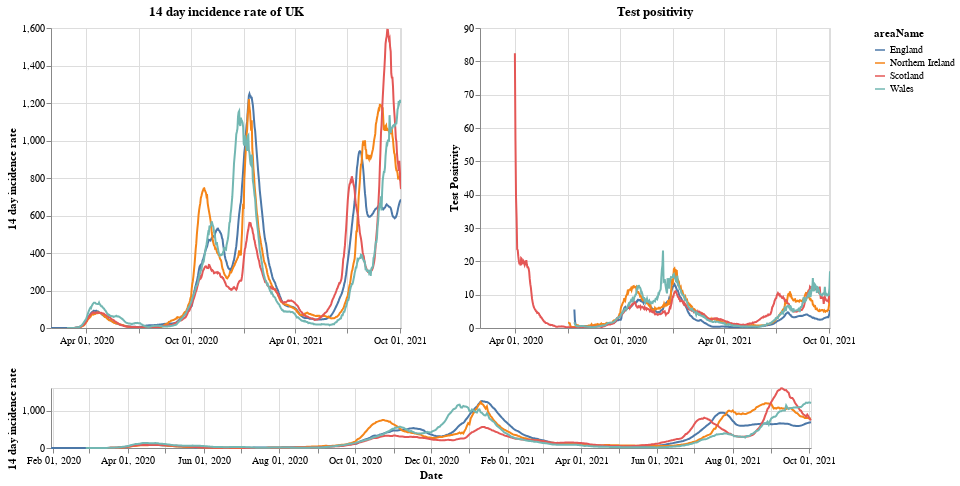

Notebook cell for this chart:
### Markdown cell above
# Plots

First a plot with each country in the UK. The top right shows the positivity rate for (which is the percentage of registered tests which were positive) while the top left is the 14 day incidence rate. The bottom chart can be used to select the timeframe (does not work on a mobile device).

### Code cell
#collapse
brush = alt.selection(type='interval', name='DateBrush',encodings=['x'],fields=['Time'])
leg_selection = alt.selection_multi(fields=['areaName'], bind='legend')

base = alt.Chart(uk_cases).mark_line().encode(
    x=alt.X("yearmonthdate(date):T", axis=alt.Axis(title='Date')),
    y=alt.Y("twoWeeklyCasesRate:Q", axis=alt.Axis(title='14 day incidence rate')),
    tooltip=['areaName', 'date','twoWeeklyCasesRate', 'testPositivity'],
    color='areaName',
    opacity=alt.condition(leg_selection, alt.value(2), alt.value(0.1))
).add_selection(leg_selection).properties(width=350)

upper = base.encode(alt.X('yearmonthdate(date):T', axis=alt.Axis(title=''),
                         scale=alt.Scale(domain=brush))
                   ).properties(title=f'14 day incidence rate of UK')
upper_right = upper.encode(alt.Y('testPositivity:Q', axis=alt.Axis(title='Test Positivity'))).properties(title='Test positivity')
lower = base.properties(height=60, width = 760).add_selection(brush)

(upper | upper_right) & lower

### Figure 1 — Vega-Lite specification as saved in the notebook (floating-point values rounded to 4 significant figures; data arrays with more than 128 entries replaced by an {"elided": "..."} marker saying what was removed)
{"config": {"view": {"continuousWidth": 400, "continuousHeight": 300}}, "vconcat": [{"hconcat": [{"mark": "line", "encoding": {"color": {"type": "nominal", "field": "areaName"}, "opacity": {"condition": {"value": 2, "selection": "selector001"}, "value": 0.1}, "tooltip": [{"type": "nominal", "field": "areaName"}, {"type": "temporal", "field": "date"}, {"type": "quantitative", "field": "twoWeeklyCasesRate"}, {"type": "quantitative", "field": "testPositivity"}], "x": {"type": "temporal", "axis": {"title": ""}, "field": "date", "scale": {"domain": {"selection": "DateBrush"}}, "timeUnit": "yearmonthdate"}, "y": {"type": "quantitative", "axis": {"title": "14 day incidence rate"}, "field": "twoWeeklyCasesRate"}}, "selection": {"selector001": {"type": "multi", "fields": ["areaName"], "bind": "legend"}}, "title": "14 day incidence rate of UK", "width": 350}, {"mark": "line", "encoding": {"color": {"type": "nominal", "field": "areaName"}, "opacity": {"condition": {"value": 2, "selection": "selector001"}, "value": 0.1}, "tooltip": [{"type": "nominal", "field": "areaName"}, {"type": "temporal", "field": "date"}, {"type": "quantitative", "field": "twoWeeklyCasesRate"}, {"type": "quantitative", "field": "testPositivity"}], "x": {"type": "temporal", "axis": {"title": ""}, "field": "date", "scale": {"domain": {"selection": "DateBrush"}}, "timeUnit": "yearmonthdate"}, "y": {"type": "quantitative", "axis": {"title": "Test Positivity"}, "field": "testPositivity"}}, "selection": {"selector001": {"type": "multi", "fields": ["areaName"], "bind": "legend"}}, "title": "Test positivity", "width": 350}]}, {"mark": "line", "encoding": {"color": {"type": "nominal", "field": "areaName"}, "opacity": {"condition": {"value": 2, "selection": "selector001"}, "value": 0.1}, "tooltip": [{"type": "nominal", "field": "areaName"}, {"type": "temporal", "field": "date"}, {"type": "quantitative", "field": "twoWeeklyCasesRate"}, {"type": "quantitative", "field": "testPositivity"}], "x": {"type": "temporal", "axis": {"title": "Date"}, "field": "date", "timeUnit": "yearmonthdate"}, "y": {"type": "quantitative", "axis": {"title": "14 day incidence rate"}, "field": "twoWeeklyCasesRate"}}, "height": 60, "selection": {"selector001": {"type": "multi", "fields": ["areaName"], "bind": "legend"}, "DateBrush": {"type": "interval", "encodings": ["x"], "fields": ["Time"]}}, "width": 760}], "data": {"name": "data-68fb0bedf0ac6013e2b0d01df2d9a3c7"}, "$schema": "https://vega.github.io/schema/vega-lite/v4.8.1.json", "datasets": {"data-68fb0bedf0ac6013e2b0d01df2d9a3c7": {"elided": "2360 records"}}}
